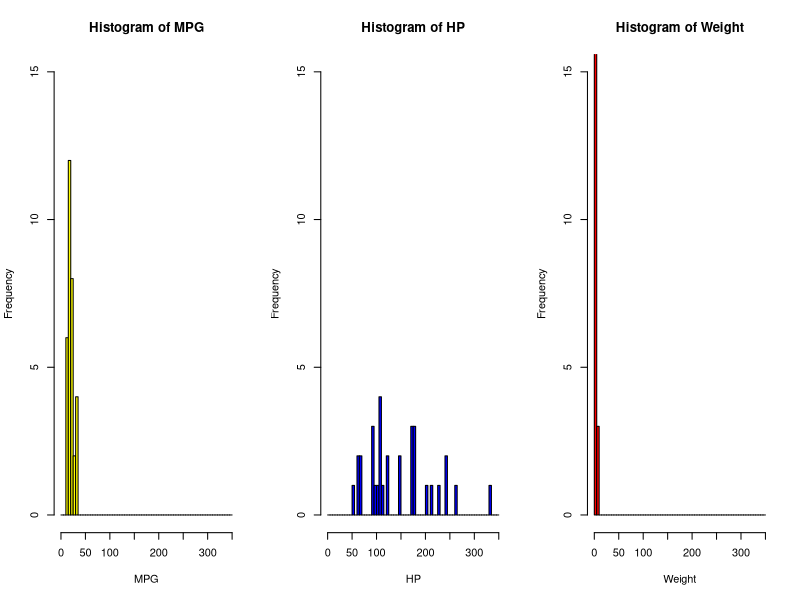

Reproduce this figure in R. (Note: this script raises an error after producing the figure.)
# Author: Pradeep Singh
# Email: pradeepsingh7890@live.com

# Use the built-in dataset mtcars in R
# Run ?mtcars to get the data set description

mtcars
attach(mtcars)

# creating a new data set -- "my cars"
mycars <- data.frame(mpg, hp, wt, am)
attach(mycars)

# rename the 3rd and 4th column
colnames(mycars)[4] <- "transmission"
colnames(mycars)[3] <- "weight"
attach(mycars)

# transmission as a factor with levels -- Automatic & Manual
transmission <- ifelse(transmission == "1", "Automatic", "Manual")
transmission = factor(transmission)
levels(transmission)

#-------------------------------------------------

break.pt <- seq(from=0, to=350, by=5)

# histogram of variables -- "mpg", "hp", "weight"
par(mfrow=c(1,3))
hist(mpg, main = "Histogram of MPG", breaks = break.pt,
     xlab = "MPG",col = "yellow", ylim=c(0, 15))
hist(hp, main = "Histogram of HP", breaks = break.pt,
     xlab = "HP",col = "blue", ylim=c(0, 15))
hist(weight, main = "Histogram of Weight", breaks = break.pt,
     xlab = "Weight",col = "red", ylim=c(0, 15))
dev.off()

#-------------------------------------------------
# summary statistics for "mycars"
summary(mycars)
# summary stat by transmission type -- automatic and manual
by(mycars, transmission, summary)

#----------------------------------------------------

# function to calculate S.D. of a given vector
myoutput <- function(x){ 
  myvector <- c(sd(x))
  names(myvector) <- c("sample sd")
  return(myvector) }

# sample S.D. of each variables by transmission type
# variable: mpg
tapply(mpg, transmission, myoutput)

# variable: hp
tapply(hp, transmission, myoutput)

# variable: weight
tapply(weight, transmission, myoutput)

# variable: am = transmission
tapply(am, transmission, myoutput)

#-----------------------------------------------------

# export the summary() O/P in a .txt file
summary_stat <- summary(mycars)
capture.output(summary_stat, file = "summary_stat.txt")

# summary stat by transmission type -- automatic and manual
summary_stat_group <- by(mycars, transmission, summary)
capture.output(summary_stat_group, file = "summary_stat_group.txt")

#-----------------------------------------------------

# split hp data by transmission
split(hp, transmission)

#--------------------------------------------------

# sort the data by tranmission type and mpg (increasing order)
sort(mpg,transmission, decreasing = FALSE)
sort(hp,transmission, decreasing = FALSE)
sort(weight,transmission, decreasing = FALSE)

sort(mycars$transmission, mpg, decreasing = FALSE)
sort(hp, mpg, decreasing = FALSE)
sort(weight, mpg, decreasing = FALSE)

#------------------------------------------------------

# Plotting (x,y)-pairs together with Least-Sqaures line
y <- hp
x <- mpg

# exporting the regression plot to PDF
pdf("Regression_plot.pdf",width=6, height=3) 
plot(x,y, xlab = "MPG", ylab = "HP", 
     main = "Linear relationship by type of Transmision")
fit <- lm(y ~ x)
abline(fit, col = "red")
dev.off()

plot(x,y, xlab = "MPG", ylab = "HP", 
     main = "Linear relationship by type of Transmision (Automatic vs Manual)")
points(x[transmission=="Automatic"], y[transmission=="Automatic"] , col="red", pch = 2, cex = 0.5) 
points(x[transmission=="Manual"], y[transmission=="Manual"] , col="blue", pch = 3, cex = 0.5)
fit.A <- lm(y ~ x, subset = transmission=="Automatic")
fit.M <- lm(y ~ x, subset=transmission=="Manual")

points(y[transmission=="Automatic"], x[transmission=="Automatic"] , col="red", pch = 2, cex = 0.5) 
points(y[transmission=="Manual"], x[transmission=="Manual"] , col="blue", pch = 3, cex = 0.5)
abline(fit.A, col="red")
abline(fit.M, col="blue")
legend("topright", c("Automatic", "Manual"), col=c("red", "blue"), 
       pch = c(2,3), title = "Cars Type", cex = 1)

#-----------------------------------------------------------
 

